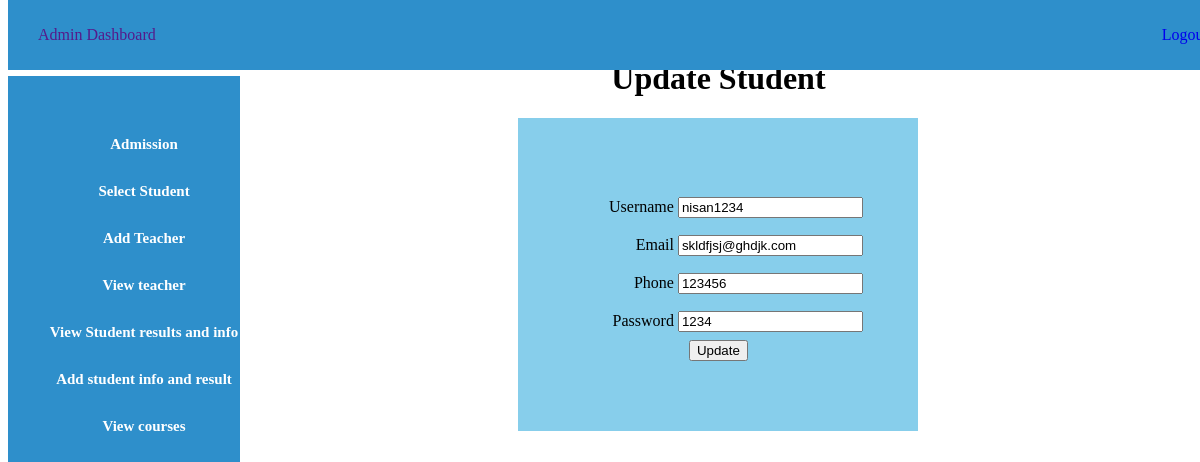
/update_student.php (signed in), run on the app's committed database.
### tables this page shows
CREATE TABLE `user_std` (
  `id` int(11) NOT NULL,
  `username` varchar(50) DEFAULT NULL,
  `phone` int(30) DEFAULT NULL,
  `email` varchar(50) DEFAULT NULL,
  `usertype` varchar(50) DEFAULT NULL,
  `password` varchar(50) DEFAULT NULL,
  `RollNumber` int(11) NOT NULL
);

### update_student.php (the view, shortened to what this page needs)
<?php
$host = "localhost";
$user = "root";
$password = "";
$db = "clg_db";
$data = mysqli_connect($host, $user, $password, $db);
$id=$_GET['student_id'];
$sql="select * from user_std where id='$id'";
$result = mysqli_query($data,$sql);
$info=($result->fetch_assoc());
?>
<!DOCTYPE html>
<html lang="en">
<head>
    <link rel="stylesheet" href="admin.css">
</head>
<body>
        <?php
        include 'admin_sidebar.php';
        ?>
        <div class="content">
            <center>
            <h1>Update Student</h1>
            <div class="div_deg">
                <form action="#" method="POST">
                    <div>
                        <label>Username</label>
                        <input type="text" name="name" value="<?php echo"{$info['username']}"; ?>">
                    </div>
                    <div>
                        <label>Email</label>
                        <input type="email" name="email" value="<?php echo"{$info['email']}"; ?>">
                    </div>
                    <div>
                        <label>Phone</label>
                        <input type="number" name="phone" value="<?php echo"{$info['phone']}"; ?>">
                    </div>
                    <div>
                        <label>Password</label>
                        <input type="text" name="password" value="<?php echo"{$info['password']}"; ?>">
                    </div>
                    <div>
                        <input type="submit" name="update" value="Update">
                    </div>
                </form>
            </div>
            </center>
        </div>
</body>
</html>

### admin.css (style rules this page uses)
.content { margin-left: 20%; margin-top: 5%; }

### update_student.php (style rules this page uses)
label { display: inline-block; width: 100px; text-align: right; padding-top: 10px; padding-bottom: 10px; }
.div_deg { background-color: skyblue; width: 400px; padding-top: 70px; padding-bottom: 70px; }

### data on the page
user_std: name "nisan1234", email "skldfjsj@ghdjk.com", phone "123456", password "1234"
